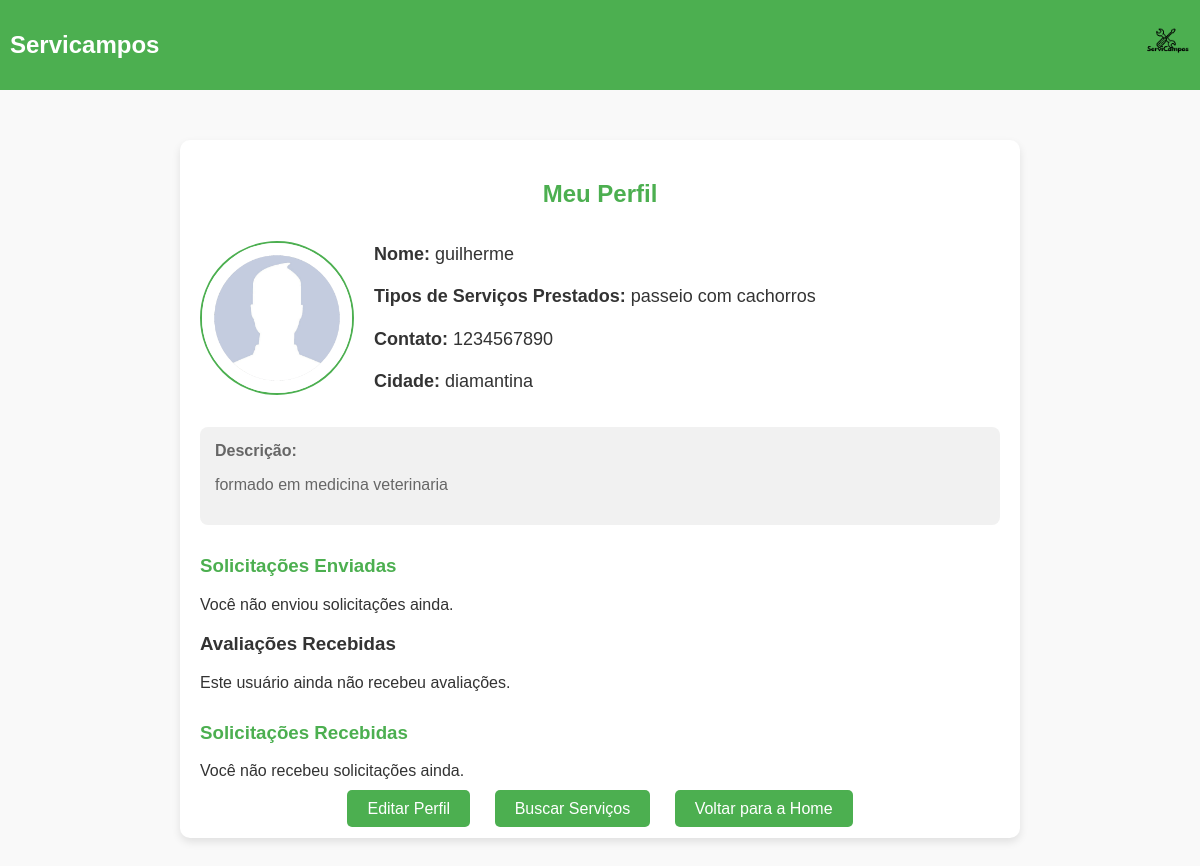
The page /usuarios/perfil/ (signed in) on the database its author committed.
### usuarios/models.py (models this page shows, shortened)
class Perfil(models.Model):
    user = models.OneToOneField(User, on_delete=models.CASCADE)
    cidade = models.CharField(max_length=100)
    funcao = models.CharField(max_length=100)
    contato = models.CharField(max_length=100)
    foto = models.ImageField(upload_to='fotos_perfil/', default='fotos_perfil/default.png')
    descricao = models.TextField(max_length=500, blank=True)

### usuarios/views.py (the view)
# urls.py: path('perfil/', views.perfil, name='perfil'),
@login_required
def perfil(request):
    try:
        perfil = Perfil.objects.get(user=request.user)
        solicitacoes_enviadas = SolicitacaoServico.objects.filter(cliente=request.user).distinct()
        solicitacoes_recebidas = SolicitacaoServico.objects.filter(prestador=request.user).distinct()
        avaliacoes_recebidas = Avaliacao.objects.filter(prestador=request.user).order_by('-data_avaliacao')
    except Perfil.DoesNotExist:
        return render(request, 'usuarios/perfil_nao_encontrado.html')
    notas = avaliacoes_recebidas.values_list('nota', flat=True)
    return render(request, 'usuarios/perfil.html', {
        'perfil': perfil,
        'solicitacoes_enviadas': solicitacoes_enviadas,
        'solicitacoes_recebidas': solicitacoes_recebidas,
        'notas': notas,  # Passa as notas para o template
    })

### usuarios/templates/usuarios/perfil.html (shortened to what this page needs)
{% load static %}
<!DOCTYPE html>
<html lang="en">
<head>
</head>
<body>
    <header>
        <h1>Servicampos</h1>
        <img src="/static/logo.png" alt="Logo do Servicampos">
    </header>
    <main>
        <h2>Meu Perfil</h2>
        <div class="profile-details">
            <img src="{{ perfil.foto.url }}" alt="Foto de Perfil">
            <div>
                <p><strong>Nome:</strong> {{ perfil.user.username }}</p>
                <p><strong>Tipos de Serviços Prestados:</strong> {{ perfil.funcao }}</p>
                <p><strong>Contato:</strong> {{ perfil.contato }}</p>
                <p><strong>Cidade:</strong> {{ perfil.cidade }}</p>
            </div>
        </div>
        <div class="profile-description">
            <strong>Descrição:</strong>
            <p>{{ perfil.descricao }}</p>
        </div>
        <div class="solicitacoes">
            <h3>Solicitações Enviadas</h3>
            {% if solicitacoes_enviadas %}
                <ul>
                    {% for solicitacao in solicitacoes_enviadas %}
                        <li>
                            <strong>Para:</strong>
                            <a href="{% url 'perfil_detalhado' perfil_id=solicitacao.prestador.perfil.id %}">
                                {{ solicitacao.prestador.username }}
                            </a><br>
                            <strong>Mensagem:</strong> {{ solicitacao.mensagem }}<br>
                            <strong>Data:</strong> {{ solicitacao.data|date:"d/m/Y H:i" }}
                        </li>
                    {% endfor %}
                </ul>
            {% else %}
                <p>Você não enviou solicitações ainda.</p>
            {% endif %}
        </div>
        <div class="avaliacoes-recebidas">
            <h3>Avaliações Recebidas</h3>
            {% if avaliacoes %}
                <ul>
                    {% for nota in avaliacoes %}
                        <li>
                            <strong>Nota:</strong> {{ nota }}
                        </li>
                    {% endfor %}
                </ul>
            {% else %}
                <p>Este usuário ainda não recebeu avaliações.</p>
            {% endif %}
        </div>
        <div class="solicitacoes">
            <h3>Solicitações Recebidas</h3>
            {% if solicitacoes_recebidas %}
                <ul>
                    {% for solicitacao in solicitacoes_recebidas %}
                        <li>
                            <strong>De:</strong>
                            <a href="{% url 'perfil_detalhado' perfil_id=solicitacao.cliente.perfil.id %}">
                                {{ solicitacao.cliente.username }}
                            </a><br>
                            <strong>Mensagem:</strong> {{ solicitacao.mensagem }}<br>
                            <strong>Data:</strong> {{ solicitacao.data|date:"d/m/Y H:i" }}
                        </li>
                    {% endfor %}
                </ul>
            {% else %}
                <p>Você não recebeu solicitações ainda.</p>
            {% endif %}
        </div>
        <div class="actions">
            <a href="{% url 'editar_perfil' %}">Editar Perfil</a>
            <a href="{% url 'buscar_usuarios' %}">Buscar Serviços</a>
            <a href="{% url 'usuarios_home' %}">Voltar para a Home</a>
        </div>
    </main>
</body>
</html>

### usuarios/templates/usuarios/perfil.html (style rules this page uses)
body { font-family: Arial, sans-serif; margin: 0; padding: 0; background-color: #f9f9f9; color: #333; }
header { background-color: #4CAF50; color: white; padding: 20px 10px; display: flex; align-items: center; justify-content: space-between; }
header h1 { margin: 0; font-size: 24px; }
header img { height: 50px; }
main { padding: 20px; max-width: 800px; margin: 50px auto; background-color: white; border-radius: 10px; box-shadow: 0 4px 8px rgba(0, 0, 0, 0.1); }
h2 { text-align: center; color: #4CAF50; }
.profile-details { margin-top: 20px; line-height: 1.8; display: flex; align-items: center; gap: 20px; }
.profile-details img { width: 150px; height: 150px; border-radius: 50%; border: 2px solid #4CAF50; }
.profile-details div { flex: 1; }
.profile-details p { margin: 10px 0; font-size: 18px; }
.profile-details strong { color: #333; }
.profile-description { margin-top: 20px; font-size: 16px; color: #666; background-color: #f1f1f1; padding: 15px; border-radius: 8px; }
.actions { text-align: center; margin-top: 20px; }
.actions a { padding: 10px 20px; margin: 0 10px; background-color: #4CAF50; color: white; text-decoration: none; border-radius: 5px; font-size: 16px; }
.solicitacoes { margin-top: 30px; }
.solicitacoes h3 { color: #4CAF50; }

### rows shown on the page
Perfil: foto (placeholder picture), user.username "guilherme", funcao "passeio com cachorros", contato "1234567890", cidade "diamantina", descricao "formado em medicina veterinaria"
